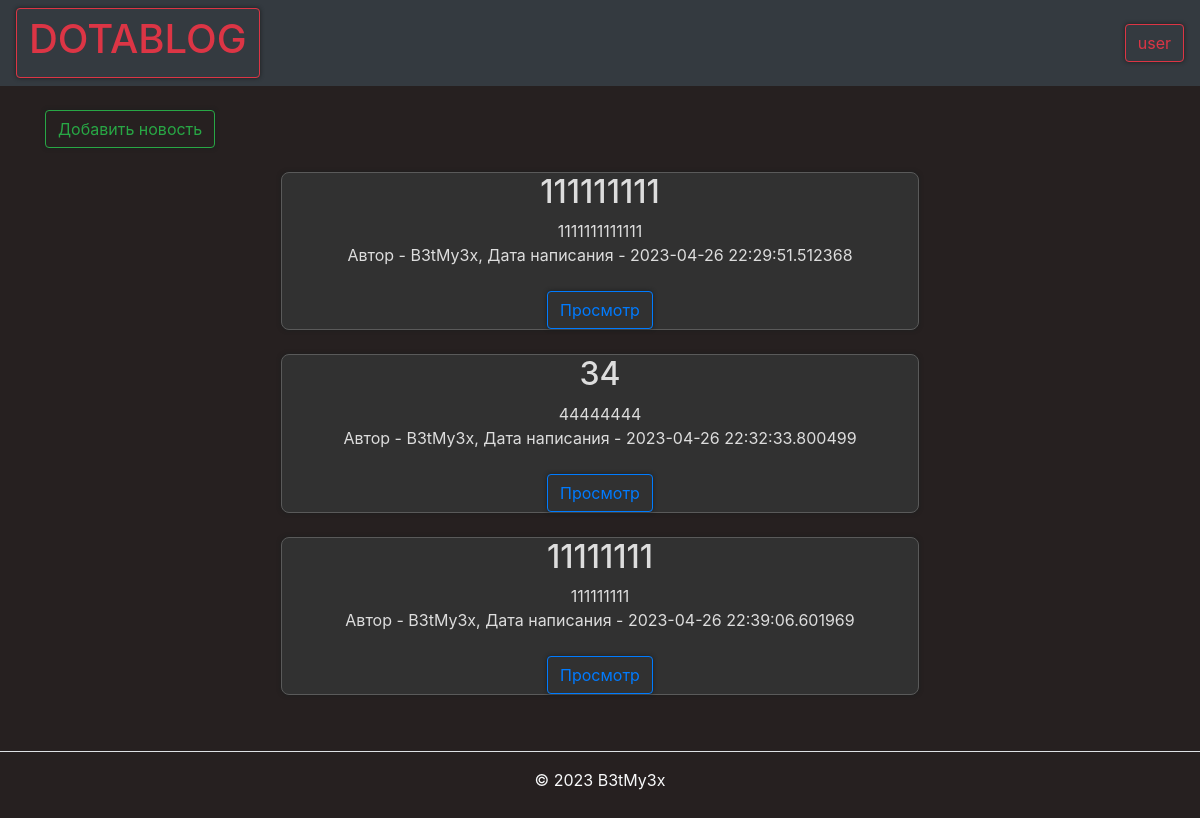
The app's page /feed (signed in) with its own data.
### data/users.py (models this page shows, shortened)
class User(SqlAlchemyBase, UserMixin):
    __tablename__ = 'users'
    id = sqlalchemy.Column(sqlalchemy.Integer,
                           primary_key=True, autoincrement=True)
    name = sqlalchemy.Column(sqlalchemy.String, nullable=True)
    about = sqlalchemy.Column(sqlalchemy.String, nullable=True)
    email = sqlalchemy.Column(sqlalchemy.String,
                              index=True, unique=True, nullable=True)
    hashed_password = sqlalchemy.Column(sqlalchemy.String, nullable=True)
    created_date = sqlalchemy.Column(sqlalchemy.DateTime,
                                     default=datetime.datetime.now)
    role = sqlalchemy.Column(sqlalchemy.String,
                              index=True, unique=True, nullable=True)
    news = orm.relationship("News", back_populates='user')

### data/news.py (models this page shows)
class News(SqlAlchemyBase):
    __tablename__ = 'news'
    categories = orm.relationship("Category",
                                  secondary="association",
                                  backref="news")
    id = sqlalchemy.Column(sqlalchemy.Integer,
                           primary_key=True, autoincrement=True)
    title = sqlalchemy.Column(sqlalchemy.String, nullable=True)
    content = sqlalchemy.Column(sqlalchemy.String, nullable=True)
    created_date = sqlalchemy.Column(sqlalchemy.DateTime,
                                     default=datetime.datetime.now)
    is_private = sqlalchemy.Column(sqlalchemy.Boolean, default=True)
    user_id = sqlalchemy.Column(sqlalchemy.Integer,
                                sqlalchemy.ForeignKey("users.id"))
    build = sqlalchemy.Column(sqlalchemy.String, nullable=True)
    user = orm.relationship('User')

### main.py (the view)
@app.route("/feed")
def index():
    db_sess = db_session.create_session()
    news = db_sess.query(News).filter(News.is_private != True)
    return render_template("index.html", news=news, role=is_admin(), true=True)
    if current_user.is_authenticated:
        news = db_sess.query(News).filter(
            (News.user == current_user) | (News.is_private != True))
    else:
        news = db_sess.query(News).filter(News.is_private != True)

### data/db_session.py (called while the page is built)
def create_session() -> Session:
    global __factory
    return __factory()

### main.py (called while the page is built)
def is_admin():
    db_sess = db_session.create_session()
    user = db_sess.query(User).filter(User.id == current_user.get_id()).first()
    if user.role == "admin":
        return True
    return False

@login_manager.user_loader
def load_user(user_id):
    db_sess = db_session.create_session()
    return db_sess.query(User).get(user_id)

### templates/index.html (shortened to what this page needs)
{% extends "base.html" %}
{% block content %}
{% if current_user.is_authenticated %}
    <br>
    <a href="news_edit" class="btn btn-outline-success">Добавить новость</a>
    <br>
{% endif %}
{% for item in news%}
<br>
<center>
<div class="di1">
    <h2>{{item.title}}</h2>
    <div>
        {{item.content}}
    </div>
    <div>
        Автор - {{item.user.name}}, Дата написания - {{item.created_date}}
    </div>
    <br>
    <div>
        <a href="/news/{{ item.id }}" class="btn btn-outline-primary">
            Просмотр
        </a>
    </div>
</div>
</center>
{% endfor %}
{% endblock %}

### templates/base.html (shortened to what this page needs)
<!doctype html>
<html lang="en">
<head>
    <link rel="stylesheet"
          href="https://stackpath.bootstrapcdn.com/bootstrap/4.4.1/css/bootstrap.min.css"
>
</head>
<body style="color:#f8f9fa; background-color:#262020 ">
<header>
    <nav class="navbar navbar-dark bg-dark">
        <a class="btn btn-outline-danger" href="/feed"><h1>DOTABLOG</h1></a>
        {% if current_user.is_authenticated %}
    <a class="btn btn-outline-danger" href="/logout">{{ current_user.name }}</a>
{% else %}
    <p>
        <a class="btn btn-secondary" href="/register">Зарегистрироваться</a>
        <a class="btn btn-danger" href="/login">Войти</a>
    </p>
{% endif %}
    </nav>
</header>
<main role="main" class="container">
    {% block content %}{% endblock %}
</main>
</body>
<footer class="py-3 my-4">
    <ul class="nav justify-content-center border-bottom pb-3 mb-3">
    </ul>
    <p class="text-center text-body-secondary">© 2023 B3tMy3x</p>
  </footer>
</html>

### templates/base.html (style rules this page uses)
html { overflow-y: scroll; }
body { -webkit-touch-callout: none; -webkit-user-select: none; -khtml-user-select: none; -moz-user-select: none; -ms-user-select: none; user-select: none; }
.di1 { display: block; background-color: #313131; margin-left: auto; margin-right: auto; width: 638px; -moz-box-shadow: 0px 0px 4px 0px #1c1e1e; -webkit-box-shadow: 0px 0px 4px 0px #1c1e1e; box-shadow: 0px 0px 4px 0px #1c1e1e; border-radius: 8px; border: 1.25px solid #5a5a5a; color: #ddd; outline: 0; }
a, input, textarea { filter: progid:DXImageTransform.Microsoft.gradient(startColorstr='#252626', endColorstr='#2f3031'); background: #313131 -moz-box-shadow: 0px 0px 4px 0px #1c1e1e; -webkit-box-shadow: 0px 0px 4px 0px #1c1e1e; box-shadow: 0px 0px 4px 0px #1c1e1e; border-radius: 8px; border: 1px solid #333; color: #ddd; outline: 0; }

### records on screen
User: name "user"
News: title "111111111", content "1111111111111", user.name "B3tMy3x", created_date "2023-04-26 22:29:51.512368"
News: title "34", content "44444444", user.name "B3tMy3x", created_date "2023-04-26 22:32:33.800499"
News: title "11111111", content "111111111", user.name "B3tMy3x", created_date "2023-04-26 22:39:06.601969"
